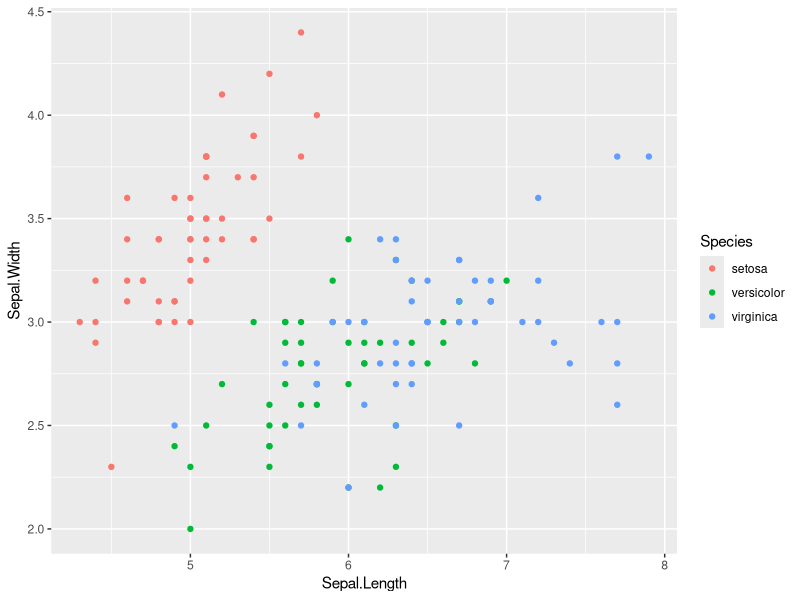
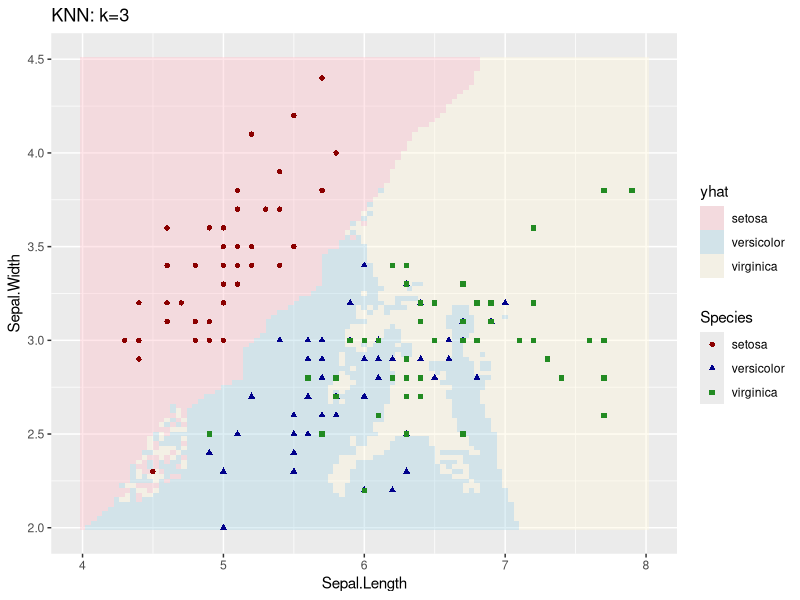
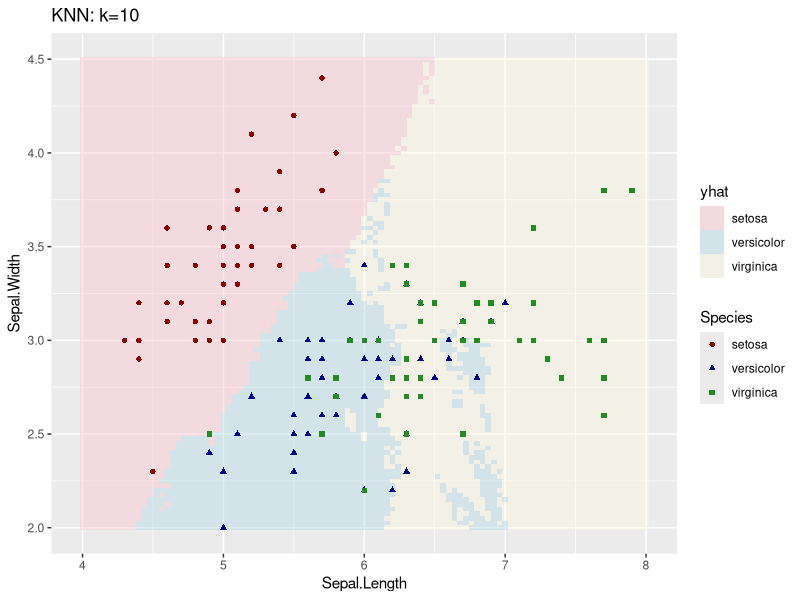
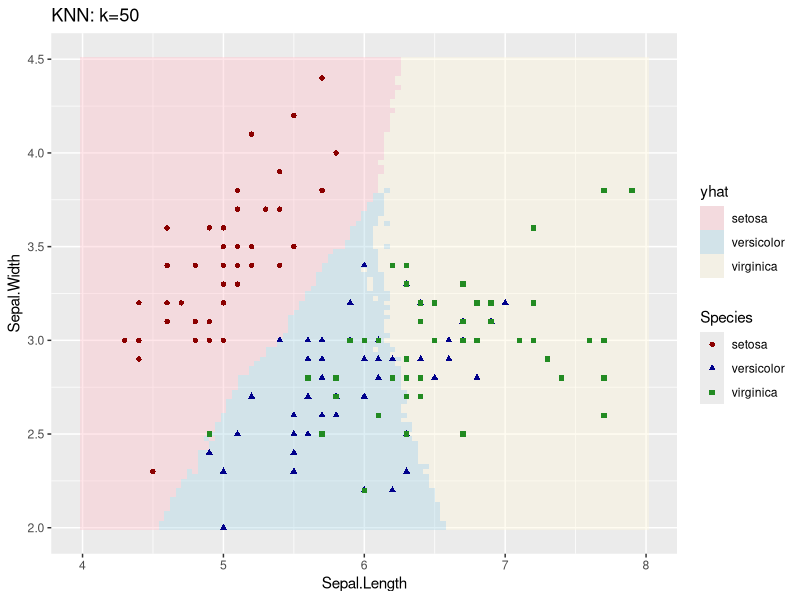
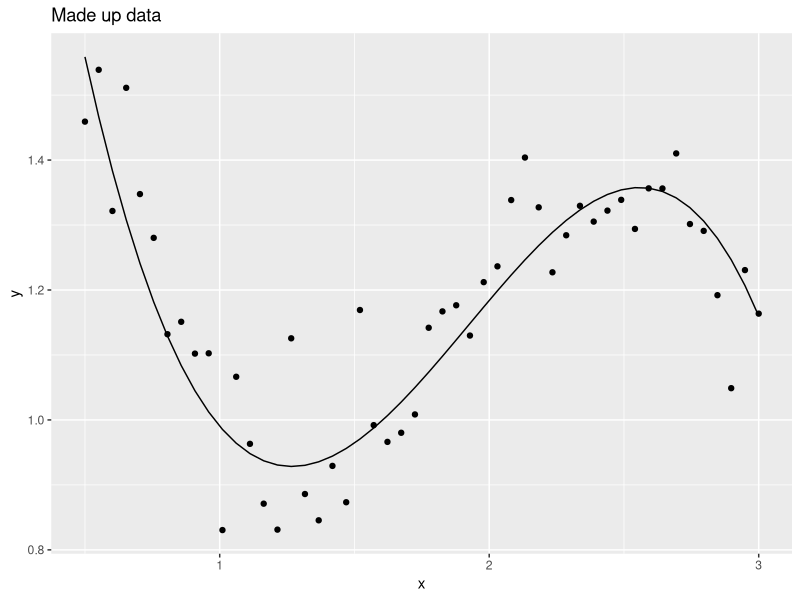
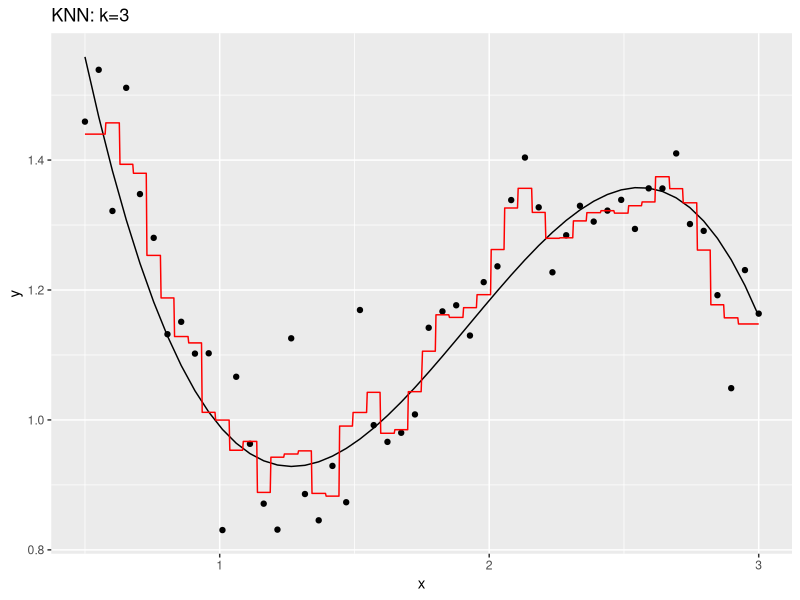
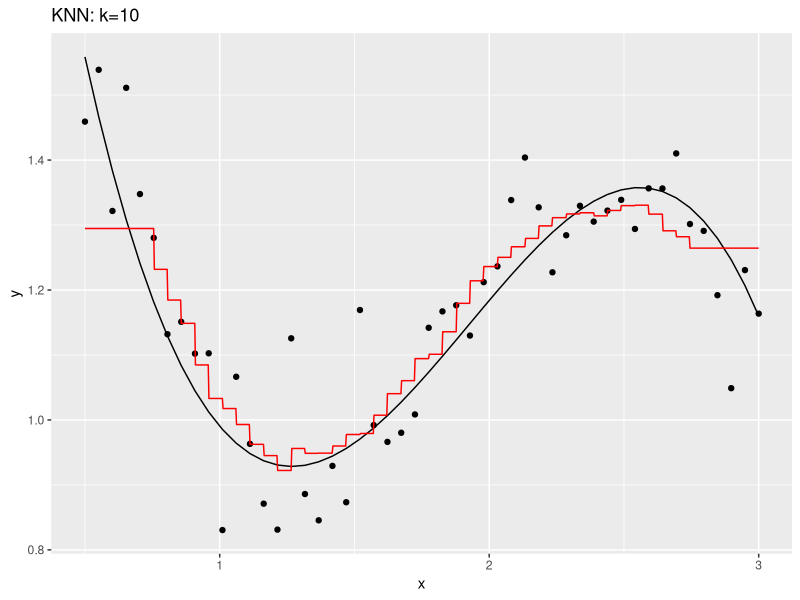
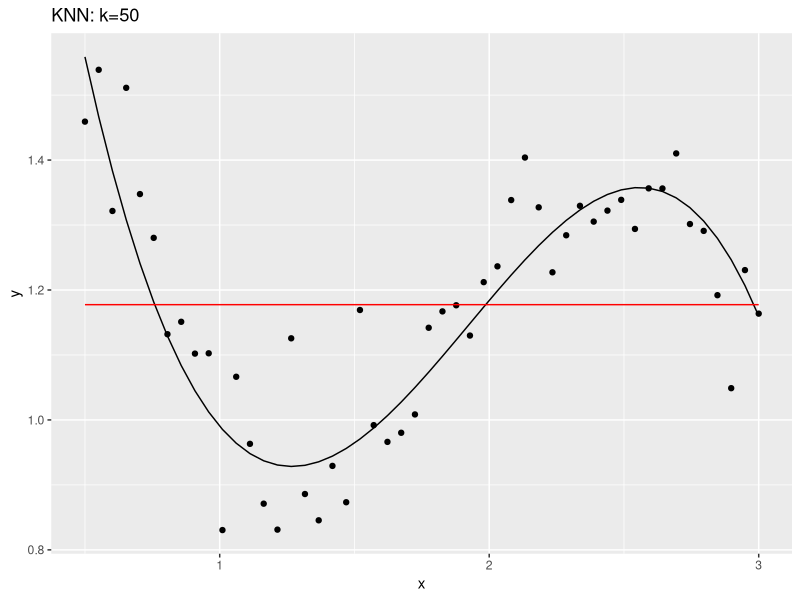

Here is the R script that generated these plots, in order:
## ---- chunk 1
library(ggplot2)
library(dplyr)
library(caret)
## ---- chunk 2
ggplot(iris, aes(x=Sepal.Length, y=Sepal.Width, color=Species)) +
  geom_point()
## ---- chunk 3
model <- train(Species ~ Sepal.Length + Sepal.Width, data=iris, 
               method='knn', tuneGrid=data.frame(k=3))

# expand.grid() makes a data.frame() with all possible combinations
Pred.grid <- expand.grid( Sepal.Length = seq(4, 8, length=101),
                          Sepal.Width  = seq(2, 4.5, length=101) ) 

Pred.grid$yhat <- predict(model, newdata=Pred.grid)
## ---- chunk 4
ggplot(Pred.grid, aes(x=Sepal.Length, y=Sepal.Width)) +
  geom_tile(aes(fill=yhat), alpha=.4) +
  geom_point(data=iris, aes(color=Species, shape=Species)) +
  scale_color_manual(values=c('dark red', 'dark blue','forestgreen')) +
  scale_fill_manual(values=c('pink', 'light blue','cornsilk')) +
  ggtitle('KNN: k=3')
## ---- chunk 5
Current.K <- 10
model <- train(Species ~ Sepal.Length + Sepal.Width, data=iris, 
               method='knn', tuneGrid=data.frame(k=Current.K))
Pred.grid$yhat <- predict(model, Pred.grid)

ggplot(Pred.grid, aes(x=Sepal.Length, y=Sepal.Width)) +
  geom_tile(aes(fill=yhat), alpha=.4) +
  geom_point(data=iris, aes(color=Species, shape=Species)) +
  scale_color_manual(values=c('dark red', 'dark blue','forestgreen')) +
  scale_fill_manual(values=c('pink', 'light blue','cornsilk')) +
  ggtitle(paste('KNN: k=', Current.K, sep=''))
## ---- chunk 6
Current.K <- 50
model <- train(Species ~ Sepal.Length + Sepal.Width, data=iris, 
               method='knn', tuneGrid=data.frame(k=Current.K))
Pred.grid$yhat <- predict(model, Pred.grid)

ggplot(Pred.grid, aes(x=Sepal.Length, y=Sepal.Width)) +
  geom_tile(aes(fill=yhat), alpha=.4) +
  geom_point(data=iris, aes(color=Species, shape=Species)) +
  scale_color_manual(values=c('dark red', 'dark blue','forestgreen')) +
  scale_fill_manual(values=c('pink', 'light blue','cornsilk')) +
  ggtitle(paste('KNN: k=', Current.K, sep=''))
## ---- chunk 7
set.seed(8675309)
n <- 50
data <- data.frame( x=seq(.5,3, length=n) ) %>%
  mutate( Ey = 2 - 4*x + 3*x^2 - .55*x^3 + cos(x),
           y = Ey + rnorm(n, sd=.1))
ggplot(data, aes(x=x)) + 
  geom_line(aes(y=Ey)) + 
  geom_point(aes(y=y)) +
  labs(main='foo', y='y', title='Made up data')

# values of x where we wish to make a prediction
Pred.grid <- data.frame(x=seq(0.5, 3, length=1001))
## ---- chunk 8
Current.K <- 3
model <- train(y~x, data=data, method='knn', tuneGrid=data.frame(k=Current.K))
Pred.grid$yhat <- predict(model, Pred.grid)

ggplot(data, aes(x=x)) + 
  geom_line(aes(y=Ey)) + 
  geom_point(aes(y=y)) +
  geom_line( data=Pred.grid, aes(y=yhat), color='red') +
  labs(main='foo', y='y', title=paste('KNN: k=', Current.K, sep=''))
## ---- chunk 9
Current.K <- 10
model <- train(y~x, data=data, method='knn', tuneGrid=data.frame(k=Current.K))
Pred.grid$yhat <- predict(model, Pred.grid)

ggplot(data, aes(x=x)) + 
  geom_line(aes(y=Ey)) + 
  geom_point(aes(y=y)) +
  geom_line( data=Pred.grid, aes(y=yhat), color='red') +
  labs(main='foo', y='y', title=paste('KNN: k=', Current.K, sep=''))
## ---- chunk 10
Current.K <- 50
model <- train(y~x, data=data, method='knn', tuneGrid=data.frame(k=Current.K))
Pred.grid$yhat <- predict(model, Pred.grid)

ggplot(data, aes(x=x)) + 
  geom_line(aes(y=Ey)) + 
  geom_point(aes(y=y)) +
  geom_line( data=Pred.grid, aes(y=yhat), color='red') +
  labs(main='foo', y='y', title=paste('KNN: k=', Current.K, sep=''))
## ---- chunk 11
Train <- data %>% sample_frac(.5)
Test  <- setdiff(data, Train)

K <- 5
model <- train(y ~ x, data=Train, method='knn', tuneGrid=data.frame(k=K) )
Test$yhat <- predict(model, Test)
Test %>% mutate(resid = y-yhat) %>%
  summarise( Test.MSE = mean( resid^2 ), K = K)
## ---- chunk 12
Results <- NULL
for(K in 1:25){
  model <- train(y ~ x, data=Train, method='knn', tuneGrid=data.frame(k=K) )
  Test$yhat <- predict(model, Test)
  
  Temp <- Test %>% mutate(resid = y-yhat) %>%
      summarise( Test.MSE = mean( resid^2 ), K = K)
  Results <- rbind(Results, Temp)
}
## ---- chunk 13
ggplot(Results, aes(x=K, y=Test.MSE)) + 
  geom_point() +
  scale_x_reverse() # so model complexity increases along x-axis.
